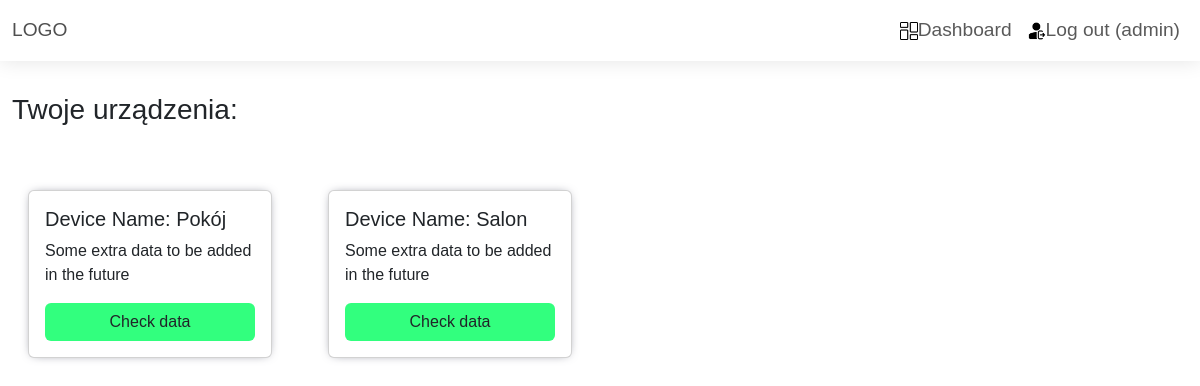
Page /startupPage/ (signed in) on the earlier database version.
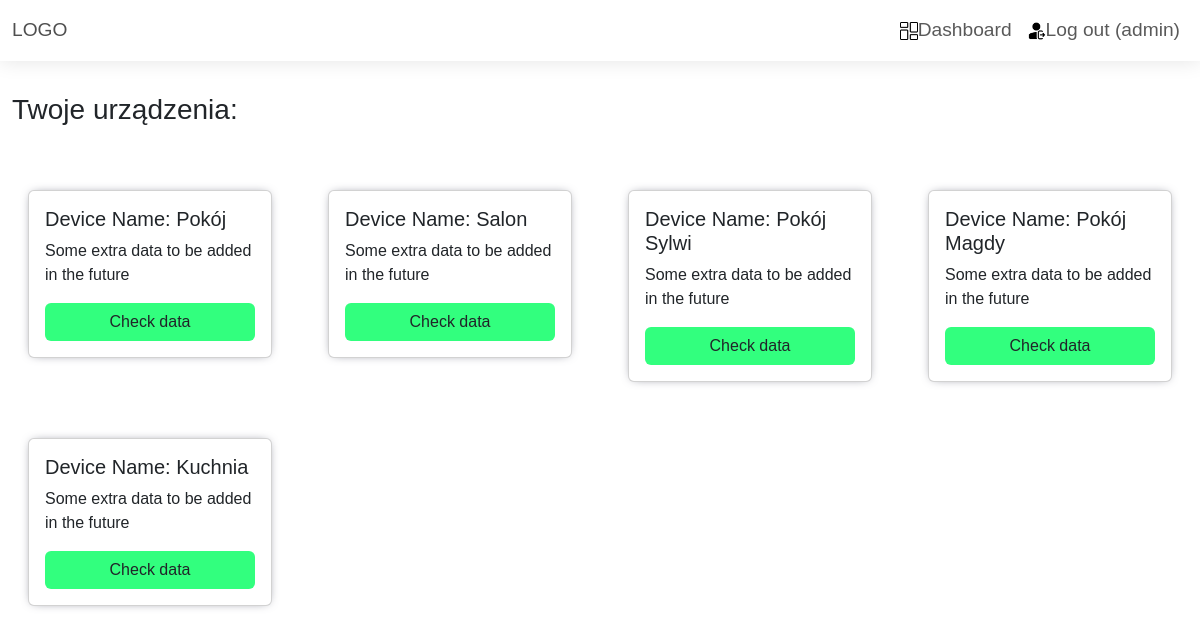
Same page on the later database version.
### EspDashboardApp/models.py (models this page shows, shortened)
class receivedDevice(models.Model):
    device_name = models.CharField(max_length=20)
    owner = models.ForeignKey(User, on_delete=models.CASCADE, related_name='devices')

### EspDashboardApp/views.py (the view)
# urls.py: path('startupPage/',views.startupPage,name='startupPage'),
def startupPage(request):
    user = request.user
    user = User.objects.get(username=user)
    try:
        devices = receivedDevice.objects.filter(owner=user)
    except receivedDevice.DoesNotExist:
        return render(request, 'startupPage.html', {'data': ''})  # todo create dashboard for empty data
    return render(request, "startupPage.html",{'data':devices})

### EspDashboardApp/templates/startupPage.html (shortened to what this page needs)
{% load static %}
<!DOCTYPE html>
<html>
<head>
    <link href="https://cdn.jsdelivr.net/npm/bootstrap@5.3.2/dist/css/bootstrap.min.css" rel="stylesheet">
    <link rel="stylesheet" href="{% static 'EspDashboardApp/css/style.css' %}">
</head>
<body>
<nav class="navbar navbar-expand-lg  navbar-custom">
  <div class="container-fluid">
    <a class="logo" href="{% url 'startupPage' %}">LOGO</a>
    <div class="collapse navbar-collapse">
      <ul class="navbar-nav ms-auto">
        {% if user.is_authenticated %}
          <li class="nav-item">
            <a class="nav-link" href="{% url 'dashboard' %}"><img src="{% static 'EspDashboardApp/icons/dashboard.png'%}" height="18em">Dashboard</a>
          </li>
          <li class="nav-item">
            <a class="nav-link" href="{% url 'logout' %}"><img src="{% static 'EspDashboardApp/icons/logout.png'%}" height="18em">Log out ({{ user.username }})</a>
          </li>
        {% endif %}
      </ul>
    </div>
  </div>
</nav>
<div class="container-fluid body-container">
    <h3> Twoje urządzenia: </h3>
    <div class="row row-custom-margin">
        {% for device in data %}
        <div class="col-md-3 mb-4">
            <div class="card card-custom">
                <div class="card-body">
                    <h5 class="card-title">Device Name: {{ device.device_name }}</h5>
                    <p class="card-text">Some extra data to be added in the future</p>
                    <a href="{% url 'device_dashboard' device.id %}" class="btn btn-custom">Check data</a>
                </div>
            </div>
        </div>
        {% if forloop.counter|divisibleby:4 %}
        </div><div class="row">
        {%endif%}
        {% endfor %}
        </div>
    </div>
</body>
</html>

### EspDashboardApp/static/EspDashboardApp/css/style.css (style rules this page uses)
* { font-family:sans-serif; }
a { text-decoration:none; color: #4F4F4F; }
.navbar-custom { box-shadow: 0 1px 20px 0 rgba(0, 0, 0, .1); background:rgba(255, 255, 255, 0.95); color: #4F4F4F; font-size:1.2em; }
.body-container { margin-top: 2em; }
.row-custom-margin { margin-top:3em; }
.card-custom { background-color: rgb(255,255,255); -webkit-box-shadow: 0px 0px 11px -5px rgba(66, 68, 90, 1); -moz-box-shadow: 0px 0px 11px -5px rgba(66, 68, 90, 1); box-shadow: 0px 0px 11px -5px rgba(66, 68, 90, 1); margin: 1em; }
.btn-custom { background-color:#32ff7e; width:100%; }

Differences in the rows shown:
added receivedDevice: device_name "Pokój Sylwi"
added receivedDevice: device_name "Pokój Magdy"
added receivedDevice: device_name "Kuchnia"
